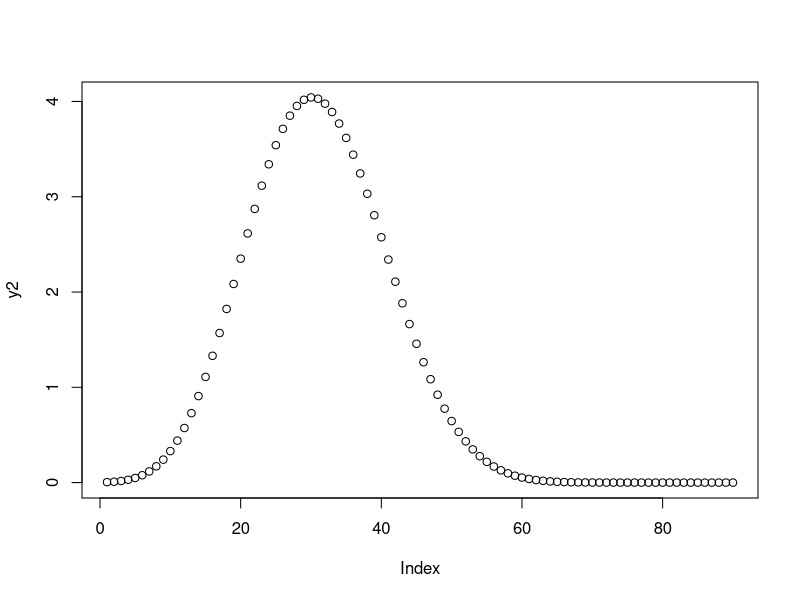

Write R code to recreate this figure.
setwd("C:\\Users\\Adi\\Desktop\\Fall-22 Study Material\\STT 810\\HW\\HW4")
# question 1

func_1 <- function(x) x[1]**2 - 3*x[1] + 
  x[2]**4 -3*x[2] + x[3]**2 + 10*x[3] + cos(x[1]*x[2]*x[3])
optim( c(0,0,0),func_1)

optim(c(6,7,12),func_1)


optim(c(-6,19,32),func_1)


optim(c(-124,197,382),func_1)


# question 2
x <- c(2,3,2.5,3,1.6,1.4,1.3,1.8, 1.9, 2.4, 4.6)
f <- function (alpha) length(x)*log(alpha) - (alpha+1)*sum(log(x))
optimize(f,c(1,3),maximum=TRUE)

# question 3
betadata = read.csv('betasample.csv', header = TRUE)
y <- betadata$x
f <- function (x) -1*sum(log(dbeta(y,x[1],x[2])))

a = optim(par = c(2,4),fn = f)

y2 <- dbeta(seq(0.1,0.99,0.01), a$par[1],a$par[2])

plot(y2)


# question 4
penguins = read.csv('penguins.csv', header = TRUE)



mn <- mean(penguins$body_mass_g)
sdev <- sd(penguins$body_mass_g)
n <- length(penguins$body_mass_g)
serror <- sdev/sqrt(n)
CI <- mn + serror*qt(c(0.005,0.995), length(penguins$body_mass_g) - 1)
CI

mn_spe <- aggregate(penguins$body_mass_g, list(penguins$species), FUN = mean)
sdev_spe <- aggregate(penguins$body_mass_g, list(penguins$species), FUN = sd)
n_spe <- aggregate(penguins$body_mass_g, list(penguins$species), FUN = length)
serror_spe <- sdev_spe$x/sqrt(n_spe$x)

for (x in c(1:3)) {
  CI <- mn_spe$x[x] + serror_spe[x]*qt(c(0.005,0.995),n_spe$x[x] - 1)
  print(CI)
}
    
